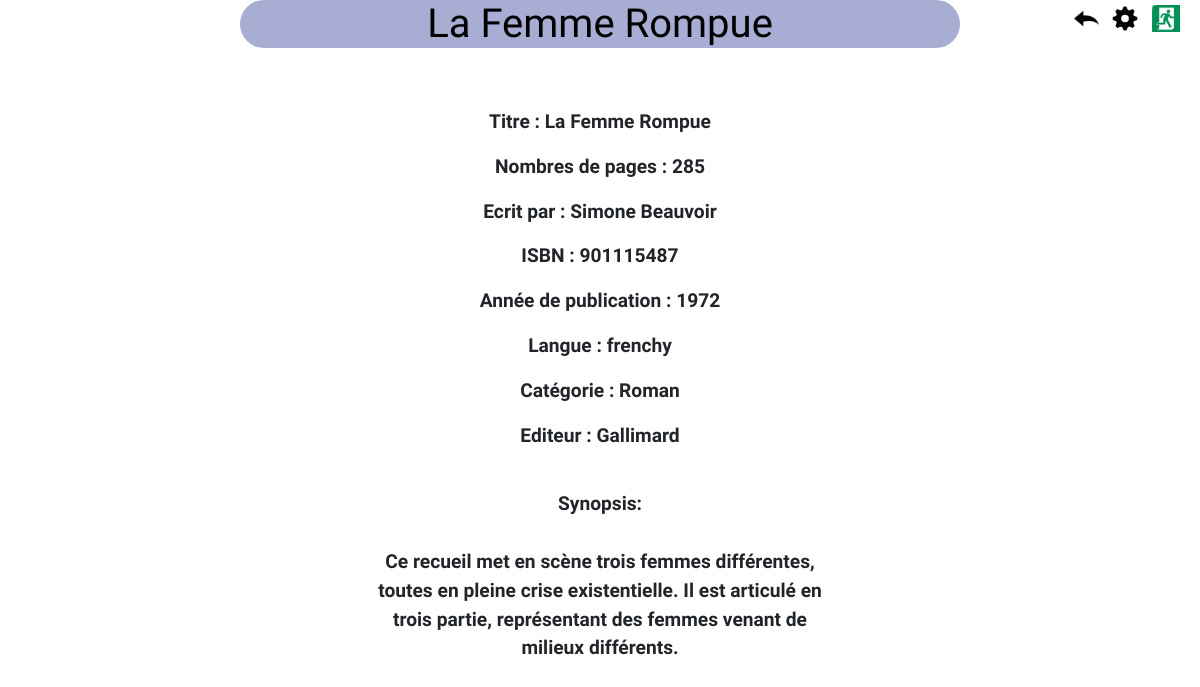
/ficheLivre.php?id=9, run on the app's committed database.
### tables this page shows
CREATE TABLE IF NOT EXISTS `livre` (
  `Id_Livre` smallint(5) UNSIGNED NOT NULL AUTO_INCREMENT,
  `Titre` varchar(40) DEFAULT NULL,
  `Synopsis` varchar(600) DEFAULT NULL,
  `Nombre_Pages` smallint(5) UNSIGNED DEFAULT NULL,
  `ISBN` bigint(5) UNSIGNED DEFAULT NULL,
  `Annee_Publication` int(5) DEFAULT NULL,
  `Validation_Livre` varchar(50) DEFAULT NULL,
  `Id_Editeur` smallint(5) UNSIGNED DEFAULT NULL,
  `Id_Langue` smallint(5) UNSIGNED DEFAULT NULL,
  PRIMARY KEY (`Id_Livre`),
  KEY `FK_Livre_Id_Editeur` (`Id_Editeur`),
  KEY `FK_Livre_Id_Langue` (`Id_Langue`)
);

CREATE TABLE IF NOT EXISTS `auteur` (
  `Id_Auteur` smallint(5) UNSIGNED NOT NULL AUTO_INCREMENT,
  `Nom_Auteur` varchar(25) DEFAULT NULL,
  `Prenom_Auteur` varchar(25) DEFAULT NULL,
  PRIMARY KEY (`Id_Auteur`)
);

CREATE TABLE IF NOT EXISTS `langue` (
  `Id_Langue` smallint(5) UNSIGNED NOT NULL AUTO_INCREMENT,
  `Nom_Langue` varchar(20) DEFAULT NULL,
  PRIMARY KEY (`Id_Langue`)
);

CREATE TABLE IF NOT EXISTS `categories` (
  `Id_Categorie` smallint(5) UNSIGNED NOT NULL AUTO_INCREMENT,
  `Nom_Categorie` varchar(25) DEFAULT NULL,
  PRIMARY KEY (`Id_Categorie`)
);

CREATE TABLE IF NOT EXISTS `editeur` (
  `Id_Editeur` smallint(5) UNSIGNED NOT NULL AUTO_INCREMENT,
  `Nom_Editeur` varchar(25) DEFAULT NULL,
  PRIMARY KEY (`Id_Editeur`)
);

### includes.php (called while the page is built)
<?php
include_once 'connexionBD.php';
$DB = new connexionDB();
?>

### connexionBD.php (called while the page is built, shortened)
<?php
class connexionDB {
	private $host ='localhost';
	private $name ='mediatheque';
	private $user ='root';
	private $pass ='';
	private $connexion;
	function __construct($host=null,$name=null,$user=null,$pass=null){
		try{
			$this->connexion = new PDO('mysql:host='.$this->host.';dbname='.$this->name,
				$this->user,$this->pass,array(
				PDO::MYSQL_ATTR_INIT_COMMAND => 'SET NAMES UTF8',
				PDO::ATTR_ERRMODE => PDO::ERRMODE_WARNING
			));
		}catch (PDOException $e){
			echo 'Erreur : Impossible de se connecter à la BDD !';die();
		}
		}
	public function query($sql , $data=array()){
 			$req = $this->connexion->prepare($sql);
 			$req->execute($data);
 			return $req;
		}
}
?>

### ficheLivre.php (the view, shortened to what this page needs)
<?php
include_once('includes.php');
$id = htmlspecialchars(trim($_GET["id"]));
$req = $DB->query(
    'SELECT Prenom_Auteur,Nom_Auteur,Titre,Annee_publication,Nombre_Pages,ISBN,Nom_Categorie,livre.Id_Livre,Synopsis,Nom_Langue,Nom_Editeur FROM livre
    INNER JOIN ecrit_par ON livre.Id_Livre = ecrit_par.Id_Livre
    INNER JOIN auteur ON auteur.Id_Auteur = ecrit_par.Id_Auteur
    INNER JOIN trie_par ON trie_par.Id_Livre = livre.Id_Livre
    INNER JOIN categories ON categories.Id_Categorie = trie_par.Id_Categorie
    INNER JOIN langue ON livre.Id_Langue = langue.Id_Langue
    INNER JOIN editeur ON livre.Id_Editeur = editeur.Id_Editeur
    WHERE livre.Id_Livre = :idLivre',array('idLivre' => $id));
?>
<!DOCTYPE html>
<html lang="en">
<head>
<link rel="stylesheet" type="text/css" href="./style-CSS.css">
<link rel="stylesheet" type="text/css" href="https://bootswatch.com/4/sketchy/bootstrap.min.css">
</head>
<body>
<?php foreach ($req as $r) { ?>
    <h1 class="index-h1"><?= $r['Titre'] ?></h1>
    <p class="baliseP"><strong>Titre :</strong> <?= $r['Titre'] ?></p>
    <p class="baliseP"><strong>Nombres de pages :</strong> <?= $r['Nombre_Pages'] ?></p>
    <p class="baliseP"><strong>Ecrit par :</strong>  <?php echo $r['Prenom_Auteur'] . ' ' .$r['Nom_Auteur']?></p>
    <p class="baliseP"><strong>ISBN :</strong> <?= $r['ISBN'] ?></p>
    <p class="baliseP"><strong>Année de publication :  </strong> <?= $r['Annee_publication'] ?></p>
    <p class="baliseP"><strong>Langue :</strong> <?= $r['Nom_Langue'] ?></p>
    <p class="baliseP"><strong>Catégorie :</strong> <?= $r['Nom_Categorie'] ?></p>
    <p class="baliseP"><strong>Editeur :</strong> <?= $r['Nom_Editeur'] ?></p>
    <br>
    <p class="balisePSynopsis"><strong>Synopsis:</strong><br><br><?= $r['Synopsis'] ?></p>
    <?php } ?>
     <button id="retourbouton" class="bouton_Back" name="retourArriere" onclick="document.location.href='recherche.php'"><img src=image/back.png height="25" weight="25"></button>
     <button id="deconnexion_bouton" class="bouton_Deco" name="deconnexion" onclick="document.location.href='deconnexion.php'"><img src=image/deco.png height="25" weight="25"></button>
     <button id="modifInfos_bouton" class="bouton_Modif" name="modifierInfosPerso" onclick="document.location.href='formulaireModifInfo.php'"><img src=image/gear.png height="25" weight="25"></button>
</body>
</html>

### style-CSS.css (style rules this page uses)
.index-h1 { text-align: center; color: #000000; border-style: solid #080808; background-color: #a8add4; margin: 0% 20% 5% 20%; border-radius:35px 35px; }
.baliseP { text-align: center; font-size: larger; }
.bouton_Modif { display: block; right: 10px; top: 0; position: absolute ; margin-right: 40px; margin-top: 5px; text-align: center; font:bold 12px; border-radius:35px 35px; background: #f5f5f5; border:white; padding:1px 1px; background: url(image/gear.png); }
.bouton_Deco { display: block; right: 10px; top: 0; position: absolute ; margin-right: 10px; margin-top: 5px; text-align: center; font:bold 12px; background: #f5f5f5; border:white; padding:1px 1px; background: url(image/deco.png); }
.bouton_Back { display: block; right: 10px; top: 0; position: absolute ; margin-right: 90px; margin-top: 5px; text-align: center; font:bold 12px; background: #f5f5f5; border:white; padding:1px 1px; background: url(image/back.png); }
.balisePSynopsis { text-align: center; margin-right:30%; margin-left:30%; font-size: larger; }

### data on the page
livre: Titre "La Femme Rompue", Nombre_Pages "285", auteur.Prenom_Auteur "Simone", auteur.Nom_Auteur "Beauvoir", ISBN "901115487", Annee_Publication "1972", Id_Langue.Nom_Langue "frenchy", categories.Nom_Categorie "Roman", Id_Editeur.Nom_Editeur "Gallimard", Synopsis "Ce recueil met en scène trois femmes différentes, toutes en pleine crise existentielle. Il est articulé en trois partie, représentant des femmes venant de milieux différents."
